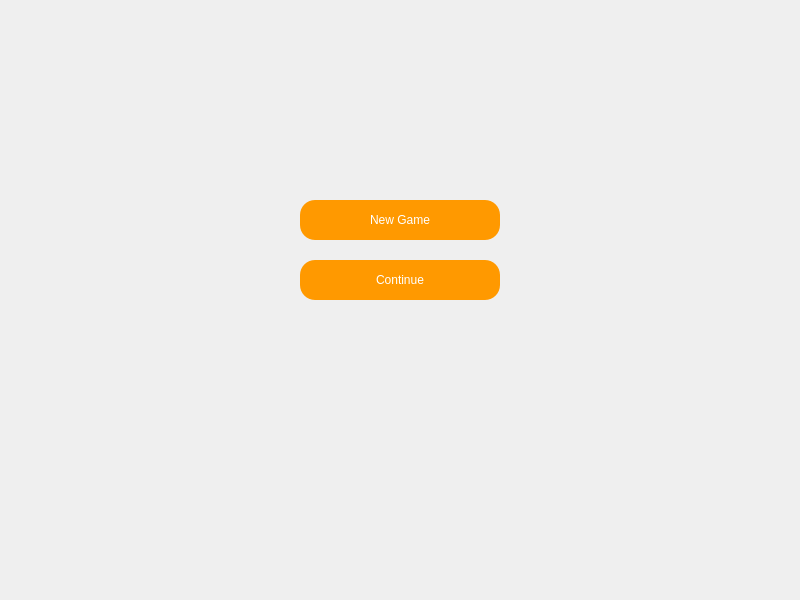
<?xml version="1.0" encoding="UTF-8"?>
<ui version="4.0">
 <class>MainWindow</class>
 <widget class="QMainWindow" name="MainWindow">
  <property name="geometry">
   <rect>
    <x>0</x>
    <y>0</y>
    <width>800</width>
    <height>600</height>
   </rect>
  </property>
  <widget class="QWidget" name="centralwidget">
   <widget class="QLabel" name="backgroundLabel">
    <property name="geometry">
     <rect>
      <x>0</x>
      <y>0</y>
      <width>800</width>
      <height>600</height>
     </rect>
    </property>
    <property name="pixmap">
     <pixmap resource="resources.qrc">:/fondos/Pictures/fondo_inicial.jpg</pixmap>
    </property>
    <property name="scaledContents">
     <bool>true</bool>
    </property>
   </widget>
   <widget class="QLabel" name="gokuLeftLabel">
    <property name="geometry">
     <rect>
      <x>10</x>
      <y>230</y>
      <width>181</width>
      <height>241</height>
     </rect>
    </property>
    <property name="pixmap">
     <pixmap resource="resources.qrc">:/sprites/Pictures/sprite-goku2.png</pixmap>
    </property>
    <property name="scaledContents">
     <bool>true</bool>
    </property>
   </widget>
   <widget class="QLabel" name="gokuRightLabel">
    <property name="geometry">
     <rect>
      <x>620</x>
      <y>230</y>
      <width>181</width>
      <height>241</height>
     </rect>
    </property>
    <property name="pixmap">
     <pixmap resource="resources.qrc">:/sprites/Pictures/sprite-goku.png</pixmap>
    </property>
    <property name="scaledContents">
     <bool>true</bool>
    </property>
   </widget>
   <widget class="QLabel" name="shenronLabel">
    <property name="geometry">
     <rect>
      <x>280</x>
      <y>430</y>
      <width>251</width>
      <height>181</height>
     </rect>
    </property>
    <property name="pixmap">
     <pixmap resource="resources.qrc">:/sprites/Pictures/Shelom.png</pixmap>
    </property>
    <property name="scaledContents">
     <bool>true</bool>
    </property>
   </widget>
   <widget class="QPushButton" name="newGameButton">
    <property name="geometry">
     <rect>
      <x>300</x>
      <y>200</y>
      <width>200</width>
      <height>40</height>
     </rect>
    </property>
    <property name="palette">
     <palette>
      <active>
       <colorrole role="WindowText">
        <brush brushstyle="SolidPattern">
         <color alpha="255">
          <red>0</red>
          <green>0</green>
          <blue>0</blue>
         </color>
        </brush>
       </colorrole>
       <colorrole role="Button">
        <brush brushstyle="SolidPattern">
         <color alpha="255">
          <red>255</red>
          <green>153</green>
          <blue>0</blue>
         </color>
        </brush>
       </colorrole>
       <colorrole role="Light">
        <brush brushstyle="SolidPattern">
         <color alpha="255">
          <red>255</red>
          <green>235</green>
          <blue>163</blue>
         </color>
        </brush>
       </colorrole>
       <colorrole role="Midlight">
        <brush brushstyle="SolidPattern">
         <color alpha="255">
          <red>247</red>
          <green>217</green>
          <blue>109</blue>
         </color>
        </brush>
       </colorrole>
       <colorrole role="Dark">
        <brush brushstyle="SolidPattern">
         <color alpha="255">
          <red>120</red>
          <green>100</green>
          <blue>27</blue>
         </color>
        </brush>
       </colorrole>
       <colorrole role="Mid">
        <brush brushstyle="SolidPattern">
         <color alpha="255">
          <red>160</red>
          <green>133</green>
          <blue>37</blue>
         </color>
        </brush>
       </colorrole>
       <colorrole role="Text">
        <brush brushstyle="SolidPattern">
         <color alpha="255">
          <red>0</red>
          <green>0</green>
          <blue>0</blue>
         </color>
        </brush>
       </colorrole>
       <colorrole role="BrightText">
        <brush brushstyle="SolidPattern">
         <color alpha="255">
          <red>255</red>
          <green>255</green>
          <blue>255</blue>
         </color>
        </brush>
       </colorrole>
       <colorrole role="ButtonText">
        <brush brushstyle="SolidPattern">
         <color alpha="255">
          <red>0</red>
          <green>0</green>
          <blue>0</blue>
         </color>
        </brush>
       </colorrole>
       <colorrole role="Base">
        <brush brushstyle="SolidPattern">
         <color alpha="255">
          <red>255</red>
          <green>153</green>
          <blue>0</blue>
         </color>
        </brush>
       </colorrole>
       <colorrole role="Window">
        <brush brushstyle="SolidPattern">
         <color alpha="255">
          <red>255</red>
          <green>153</green>
          <blue>0</blue>
         </color>
        </brush>
       </colorrole>
       <colorrole role="Shadow">
        <brush brushstyle="SolidPattern">
         <color alpha="255">
          <red>0</red>
          <green>0</green>
          <blue>0</blue>
         </color>
        </brush>
       </colorrole>
       <colorrole role="AlternateBase">
        <brush brushstyle="SolidPattern">
         <color alpha="255">
          <red>247</red>
          <green>227</green>
          <blue>155</blue>
         </color>
        </brush>
       </colorrole>
       <colorrole role="ToolTipBase">
        <brush brushstyle="SolidPattern">
         <color alpha="255">
          <red>255</red>
          <green>255</green>
          <blue>220</blue>
         </color>
        </brush>
       </colorrole>
       <colorrole role="ToolTipText">
        <brush brushstyle="SolidPattern">
         <color alpha="255">
          <red>0</red>
          <green>0</green>
          <blue>0</blue>
         </color>
        </brush>
       </colorrole>
       <colorrole role="PlaceholderText">
        <brush brushstyle="SolidPattern">
         <color alpha="127">
          <red>0</red>
          <green>0</green>
          <blue>0</blue>
         </color>
        </brush>
       </colorrole>
       <colorrole role="Accent">
        <brush brushstyle="SolidPattern">
         <color alpha="255">
          <red>255</red>
          <green>255</green>
          <blue>255</blue>
         </color>
        </brush>
       </colorrole>
      </active>
      <inactive>
       <colorrole role="WindowText">
        <brush brushstyle="SolidPattern">
         <color alpha="255">
          <red>0</red>
          <green>0</green>
          <blue>0</blue>
         </color>
        </brush>
       </colorrole>
       <colorrole role="Button">
        <brush brushstyle="SolidPattern">
         <color alpha="255">
          <red>255</red>
          <green>153</green>
          <blue>0</blue>
         </color>
        </brush>
       </colorrole>
       <colorrole role="Light">
        <brush brushstyle="SolidPattern">
         <color alpha="255">
          <red>255</red>
          <green>235</green>
          <blue>163</blue>
         </color>
        </brush>
       </colorrole>
       <colorrole role="Midlight">
        <brush brushstyle="SolidPattern">
         <color alpha="255">
          <red>247</red>
          <green>217</green>
          <blue>109</blue>
         </color>
        </brush>
       </colorrole>
       <colorrole role="Dark">
        <brush brushstyle="SolidPattern">
         <color alpha="255">
          <red>120</red>
          <green>100</green>
          <blue>27</blue>
         </color>
        </brush>
       </colorrole>
       <colorrole role="Mid">
        <brush brushstyle="SolidPattern">
         <color alpha="255">
          <red>160</red>
          <green>133</green>
          <blue>37</blue>
         </color>
        </brush>
       </colorrole>
       <colorrole role="Text">
        <brush brushstyle="SolidPattern">
         <color alpha="255">
          <red>0</red>
          <green>0</green>
          <blue>0</blue>
         </color>
        </brush>
       </colorrole>
       <colorrole role="BrightText">
        <brush brushstyle="SolidPattern">
         <color alpha="255">
          <red>255</red>
          <green>255</green>
          <blue>255</blue>
         </color>
        </brush>
       </colorrole>
       <colorrole role="ButtonText">
        <brush brushstyle="SolidPattern">
         <color alpha="255">
          <red>0</red>
          <green>0</green>
          <blue>0</blue>
         </color>
        </brush>
       </colorrole>
       <colorrole role="Base">
        <brush brushstyle="SolidPattern">
         <color alpha="255">
          <red>255</red>
          <green>153</green>
          <blue>0</blue>
         </color>
        </brush>
       </colorrole>
       <colorrole role="Window">
        <brush brushstyle="SolidPattern">
         <color alpha="255">
          <red>255</red>
          <green>153</green>
          <blue>0</blue>
         </color>
        </brush>
       </colorrole>
       <colorrole role="Shadow">
        <brush brushstyle="SolidPattern">
         <color alpha="255">
          <red>0</red>
          <green>0</green>
          <blue>0</blue>
         </color>
        </brush>
       </colorrole>
       <colorrole role="AlternateBase">
        <brush brushstyle="SolidPattern">
         <color alpha="255">
          <red>247</red>
          <green>227</green>
          <blue>155</blue>
         </color>
        </brush>
       </colorrole>
       <colorrole role="ToolTipBase">
        <brush brushstyle="SolidPattern">
         <color alpha="255">
          <red>255</red>
          <green>255</green>
          <blue>220</blue>
         </color>
        </brush>
       </colorrole>
       <colorrole role="ToolTipText">
        <brush brushstyle="SolidPattern">
         <color alpha="255">
          <red>0</red>
          <green>0</green>
          <blue>0</blue>
         </color>
        </brush>
       </colorrole>
       <colorrole role="PlaceholderText">
        <brush brushstyle="SolidPattern">
         <color alpha="127">
          <red>0</red>
          <green>0</green>
          <blue>0</blue>
         </color>
        </brush>
       </colorrole>
       <colorrole role="Accent">
        <brush brushstyle="SolidPattern">
         <color alpha="255">
          <red>255</red>
          <green>255</green>
          <blue>255</blue>
         </color>
        </brush>
       </colorrole>
      </inactive>
      <disabled>
       <colorrole role="WindowText">
        <brush brushstyle="SolidPattern">
         <color alpha="255">
          <red>120</red>
          <green>100</green>
          <blue>27</blue>
         </color>
        </brush>
       </colorrole>
       <colorrole role="Button">
        <brush brushstyle="SolidPattern">
         <color alpha="255">
          <red>255</red>
          <green>153</green>
          <blue>0</blue>
         </color>
        </brush>
       </colorrole>
       <colorrole role="Light">
        <brush brushstyle="SolidPattern">
         <color alpha="255">
          <red>255</red>
          <green>235</green>
          <blue>163</blue>
         </color>
        </brush>
       </colorrole>
       <colorrole role="Midlight">
        <brush brushstyle="SolidPattern">
         <color alpha="255">
          <red>247</red>
          <green>217</green>
          <blue>109</blue>
         </color>
        </brush>
       </colorrole>
       <colorrole role="Dark">
        <brush brushstyle="SolidPattern">
         <color alpha="255">
          <red>120</red>
          <green>100</green>
          <blue>27</blue>
         </color>
        </brush>
       </colorrole>
       <colorrole role="Mid">
        <brush brushstyle="SolidPattern">
         <color alpha="255">
          <red>160</red>
          <green>133</green>
          <blue>37</blue>
         </color>
        </brush>
       </colorrole>
       <colorrole role="Text">
        <brush brushstyle="SolidPattern">
         <color alpha="255">
          <red>120</red>
          <green>100</green>
          <blue>27</blue>
         </color>
        </brush>
       </colorrole>
       <colorrole role="BrightText">
        <brush brushstyle="SolidPattern">
         <color alpha="255">
          <red>255</red>
          <green>255</green>
          <blue>255</blue>
         </color>
        </brush>
       </colorrole>
       <colorrole role="ButtonText">
        <brush brushstyle="SolidPattern">
         <color alpha="255">
          <red>120</red>
          <green>100</green>
          <blue>27</blue>
         </color>
        </brush>
       </colorrole>
       <colorrole role="Base">
        <brush brushstyle="SolidPattern">
         <color alpha="255">
          <red>255</red>
          <green>153</green>
          <blue>0</blue>
         </color>
        </brush>
       </colorrole>
       <colorrole role="Window">
        <brush brushstyle="SolidPattern">
         <color alpha="255">
          <red>255</red>
          <green>153</green>
          <blue>0</blue>
         </color>
        </brush>
       </colorrole>
       <colorrole role="Shadow">
        <brush brushstyle="SolidPattern">
         <color alpha="255">
          <red>0</red>
          <green>0</green>
          <blue>0</blue>
         </color>
        </brush>
       </colorrole>
       <colorrole role="AlternateBase">
        <brush brushstyle="SolidPattern">
         <color alpha="255">
          <red>240</red>
          <green>200</green>
          <blue>55</blue>
         </color>
        </brush>
       </colorrole>
       <colorrole role="ToolTipBase">
        <brush brushstyle="SolidPattern">
         <color alpha="255">
          <red>255</red>
          <green>255</green>
          <blue>220</blue>
         </color>
        </brush>
       </colorrole>
       <colorrole role="ToolTipText">
        <brush brushstyle="SolidPattern">
         <color alpha="255">
          <red>0</red>
          <green>0</green>
          <blue>0</blue>
         </color>
        </brush>
       </colorrole>
       <colorrole role="PlaceholderText">
        <brush brushstyle="SolidPattern">
         <color alpha="127">
          <red>120</red>
          <green>100</green>
          <blue>27</blue>
         </color>
        </brush>
       </colorrole>
       <colorrole role="Accent">
        <brush brushstyle="SolidPattern">
         <color alpha="255">
          <red>255</red>
          <green>225</green>
          <blue>115</blue>
         </color>
        </brush>
       </colorrole>
      </disabled>
     </palette>
    </property>
    <property name="cursor">
     <cursorShape>ArrowCursor</cursorShape>
    </property>
    <property name="mouseTracking">
     <bool>true</bool>
    </property>
    <property name="tabletTracking">
     <bool>false</bool>
    </property>
    <property name="styleSheet">
     <string notr="true">QPushButton {
    background-color: #ff9900;     /* Naranja cálido tipo Dragon Ball */
    color: white;
    border-radius: 15px;           /* Bordes redondeados */
    padding: 8px;
    font: bold 14px &quot;Segoe UI&quot;;
}

QPushButton:hover {
    background-color: #ffaa33;     /* Efecto hover más claro */
}

QPushButton:pressed {
    background-color: #cc7a00;     /* Efecto al presionar */
}
</string>
    </property>
    <property name="text">
     <string>New Game</string>
    </property>
   </widget>
   <widget class="QPushButton" name="continueButton">
    <property name="geometry">
     <rect>
      <x>300</x>
      <y>260</y>
      <width>200</width>
      <height>40</height>
     </rect>
    </property>
    <property name="styleSheet">
     <string notr="true">QPushButton {
    background-color: #ff9900;     /* Naranja cálido tipo Dragon Ball */
    color: white;
    border-radius: 15px;           /* Bordes redondeados */
    padding: 8px;
    font: bold 14px &quot;Segoe UI&quot;;
}

QPushButton:hover {
    background-color: #ffaa33;     /* Efecto hover más claro */
}

QPushButton:pressed {
    background-color: #cc7a00;     /* Efecto al presionar */
}
</string>
    </property>
    <property name="text">
     <string>Continue</string>
    </property>
   </widget>
  </widget>
 </widget>
 <resources>
  <include location="resources.qrc"/>
 </resources>
 <connections/>
</ui>
